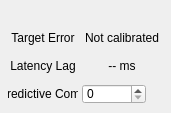
          <widget class="QWidget" name="tab_TargetAccuracy">
            <attribute name="title">
              <string>Target Accuracy</string>
            </attribute>
            <widget class="QLabel" name="labelTargetErrorTitle">
              <property name="geometry">
                <rect>
                  <x>8</x>
                  <y>28</y>
                  <width>70</width>
                  <height>20</height>
                </rect>
              </property>
              <property name="text">
                <string>Target Error</string>
              </property>
              <property name="alignment">
                <set>Qt::AlignmentFlag::AlignCenter</set>
              </property>
            </widget>
            <widget class="QLabel" name="labelTargetErrorValue">
              <property name="geometry">
                <rect>
                  <x>82</x>
                  <y>28</y>
                  <width>80</width>
                  <height>20</height>
                </rect>
              </property>
              <property name="text">
                <string>Not calibrated</string>
              </property>
              <property name="alignment">
                <set>Qt::AlignmentFlag::AlignCenter</set>
              </property>
            </widget>
            <widget class="QLabel" name="labelLatencyLagTitle">
              <property name="geometry">
                <rect>
                  <x>8</x>
                  <y>56</y>
                  <width>70</width>
                  <height>20</height>
                </rect>
              </property>
              <property name="text">
                <string>Latency Lag</string>
              </property>
              <property name="alignment">
                <set>Qt::AlignmentFlag::AlignCenter</set>
              </property>
            </widget>
            <widget class="QLabel" name="labelLatencyLagValue">
              <property name="geometry">
                <rect>
                  <x>82</x>
                  <y>56</y>
                  <width>80</width>
                  <height>20</height>
                </rect>
              </property>
              <property name="text">
                <string>-- ms</string>
              </property>
              <property name="alignment">
                <set>Qt::AlignmentFlag::AlignCenter</set>
              </property>
            </widget>
            <widget class="QLabel" name="labelPredictiveCompTitle">
              <property name="geometry">
                <rect>
                  <x>8</x>
                  <y>84</y>
                  <width>70</width>
                  <height>20</height>
                </rect>
              </property>
              <property name="text">
                <string>Predictive Comp</string>
              </property>
              <property name="alignment">
                <set>Qt::AlignmentFlag::AlignCenter</set>
              </property>
            </widget>
            <widget class="QSpinBox" name="TargetPredictiveComp">
              <property name="geometry">
                <rect>
                  <x>82</x>
                  <y>84</y>
                  <width>64</width>
                  <height>20</height>
                </rect>
              </property>
              <property name="minimum">
                <number>0</number>
              </property>
              <property name="maximum">
                <number>50</number>
              </property>
              <property name="value">
                <number>0</number>
              </property>
            </widget>
          </widget>
